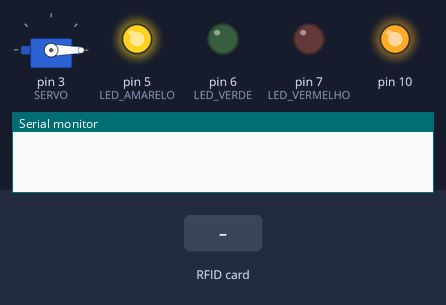
The sketch below on a simulated Arduino Uno, built with avr-gcc and run on an emulated ATmega328P. Shown: servo, output pins drawn as LEDs (lit = HIGH), the last lines printed to the serial monitor. Inputs (shaded band) come from the test bench. WiFi joins after 1.5 s; servers stay silent unless stated; uploads are accepted with an empty reply.

Above: at 2.7 s.
2.8 s: RFID card B5 84 DD 1B held to the reader
At 4.4 s:
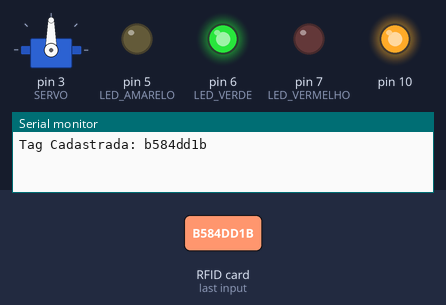
5.8 s: RFID card 5E 7A 19 C4 held to the reader
At 7.6 s:
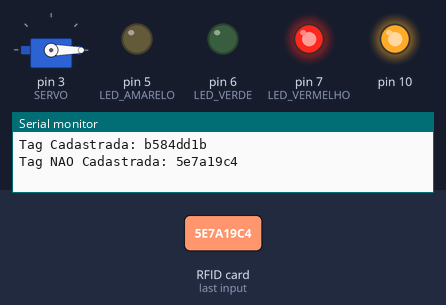
8.8 s: RFID card 67 32 2E 83 held to the reader
At 11.3 s:
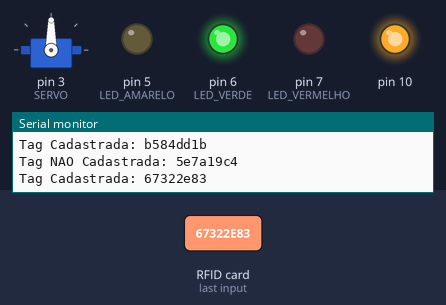
Timing chart, 0 to 14.1 s (numbered marks = the images above; inputs shaded):
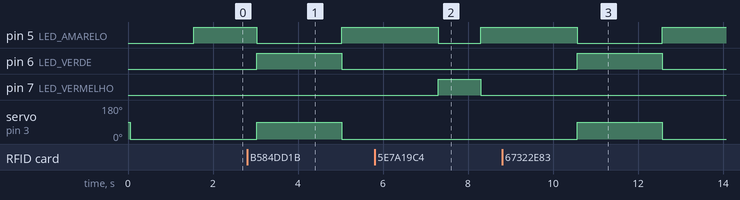

Measured:
- after the input at 2.8 s, pin 5 (LED_AMARELO): HIGH → LOW after 0.23 s, → HIGH 2.0 s later; pin 6 (LED_VERDE): LOW → HIGH after 0.23 s, → LOW 2.0 s later; servo on pin 3 (SERVO): 0° → 90° after 0.23 s, → 0° 2.0 s later
- after the input at 5.8 s, pin 5 (LED_AMARELO): HIGH → LOW after 1.5 s, → HIGH 1.0 s later; pin 7 (LED_VERMELHO): LOW → HIGH after 1.5 s, → LOW 1.0 s later
- after the input at 8.8 s, pin 5 (LED_AMARELO): HIGH → LOW after 1.8 s, → HIGH 2.0 s later; pin 6 (LED_VERDE): LOW → HIGH after 1.8 s, → LOW 2.0 s later; servo on pin 3 (SERVO): 0° → 90° after 1.8 s, → 0° 2.0 s later

The sketch:

funcional.ino
```cpp
   //Bibliotecas
#include <SPI.h>
#include <MFRC522.h>
#include <Servo.h>
#include <Ethernet.h>

byte mac[] = {0xDE, 0xAD, 0xBE, 0xEF, 0xFE, 0xED};
char servidor [] = "192.168.0.8";
EthernetClient clienteArduino;

String teste = "b584dd1b";

//Pinos
#define SERVO 3
#define LED_AMARELO 5
#define LED_VERDE 6
#define LED_VERMELHO 7
#define SS_PIN 8
#define RST_PIN 9

Servo servo;

String IDtag = ""; //Variável que armazenará o ID da Tag
bool Permitido = false; //Variável que verifica a permissão

//Vetor responsável por armazenar os ID's das Tag's cadastradas

String TagsCadastradas[] = {"67322e83",
                            "b584dd1b"};

MFRC522 LeitorRFID(SS_PIN, RST_PIN);    // Cria uma nova instância para o leitor e passa os pinos como parâmetro


void setup() {
        Serial.begin(9600);             // Inicializa a comunicação Serial
        SPI.begin();                    // Inicializa comunicacao SPI
        servo.attach(SERVO);
        LeitorRFID.PCD_Init();          // Inicializa o leitor RFID
        pinMode(LED_VERDE, OUTPUT);     // Declara o pino do led verde como saída
        pinMode(LED_VERMELHO, OUTPUT);  // Declara o pino do led vermelho como saída
        pinMode(LED_AMARELO, OUTPUT);        // Declara o pino do buzzer como saída
        servo.write(0);
        Ethernet.begin(mac);
}

void loop() {
  if(clienteArduino.available()){
    char dadosRetornados = clienteArduino.read();
    Serial.print(dadosRetornados);
  }
   if(!clienteArduino.connected()){
    clienteArduino.stop();
  }
  digitalWrite(LED_AMARELO, HIGH);
  Leitura();  //Chama a função responsável por fazer a leitura das Tag's
}

void Leitura(){

        IDtag = ""; //Inicialmente IDtag deve estar vazia.

        // Verifica se existe uma Tag presente
        if ( !LeitorRFID.PICC_IsNewCardPresent() || !LeitorRFID.PICC_ReadCardSerial() ) {
            delay(50);
            return;
        }
        // Pega o ID da Tag através da função LeitorRFID.uid e Armazena o ID na variável IDtag
        for (byte i = 0; i < LeitorRFID.uid.size; i++) {
            IDtag.concat(String(LeitorRFID.uid.uidByte[i], HEX));
        }

        //Compara o valor do ID lido com os IDs armazenados no vetor TagsCadastradas[]
        for (int i = 0; i < (sizeof(TagsCadastradas)/sizeof(String)); i++) {
          if(  IDtag.equalsIgnoreCase(TagsCadastradas[i])  ){
              Permitido = true; //Variável Permitido assume valor verdadeiro caso o ID Lido esteja cadastrado
          }
        }

        if(Permitido == true) acessoLiberado(); //Se a variável Permitido for verdadeira será chamada a função acessoLiberado()
        else acessoNegado(); //Se não será chamada a função acessoNegado()

        delay(2000); //aguarda 2 segundos para efetuar uma nova leitura
}

void acessoLiberado(){
  Serial.println("Tag Cadastrada: " + IDtag); //Exibe a mensagem "Tag Cadastrada" e o ID da tag não cadastrada
  Permitido = false;  //Seta a variável Permitido como false novamente
    if(clienteArduino.connect(servidor, 80)){
      clienteArduino.print("GET /projeto-tcc/request.php?");
      clienteArduino.print("request=");
      clienteArduino.print(IDtag);
      clienteArduino.println();
      clienteArduino.println("HTTP/1.1");
      clienteArduino.println("Host: 192.168.0.8");
      clienteArduino.println("Connection: close");
      clienteArduino.println();
    }
    efeitoPermitido();  //Chama a função efeitoPermitido()
}

void acessoNegado(){
  Serial.println("Tag NAO Cadastrada: " + IDtag); //Exibe a mensagem "Tag NAO Cadastrada" e o ID da tag cadastrada
  if(clienteArduino.connect(servidor, 80)){
    clienteArduino.print("GET /projeto-tcc/request.php?");
    clienteArduino.print("request=");
    clienteArduino.print(IDtag);
    clienteArduino.println();
    clienteArduino.println("HTTP/1.1");
    clienteArduino.println("Host: 192.168.0.8");
    clienteArduino.println("Connection: close");
    clienteArduino.println();
  }
  efeitoNegado(); //Chama a função efeitoNegado()
}

void efeitoPermitido(){
    digitalWrite(LED_AMARELO, LOW);
    digitalWrite(LED_VERDE, HIGH);
    servo.write(90);
    delay(2000);
    digitalWrite(LED_VERDE, LOW);
    digitalWrite(LED_AMARELO, HIGH);
    servo.write(0);

  }

void efeitoNegado(){
    digitalWrite(LED_AMARELO, LOW);
    digitalWrite(LED_VERMELHO, HIGH);
    delay(1000);
    digitalWrite(LED_VERMELHO, LOW);
    digitalWrite(LED_AMARELO, HIGH);

  }
```
